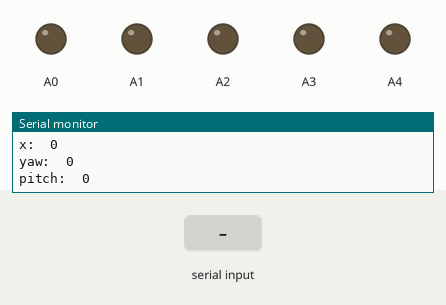
This sketch was run on a simulated Arduino Uno, built with avr-gcc and run on an emulated ATmega328P. Parts: output pins drawn as LEDs (lit = HIGH), the last lines printed to the serial monitor. Inputs (shaded band) come from the test bench.

Above: at 1.2 s.
1.3 s: "90:45:200\n" received over Serial
At 2.5 s:
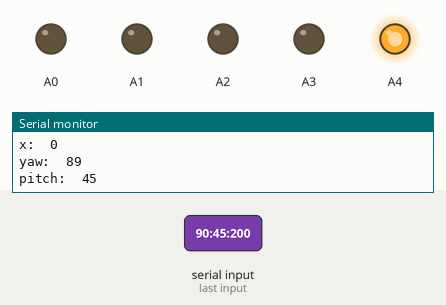
2.8 s: "30:150:10\n" received over Serial
At 4.0 s:
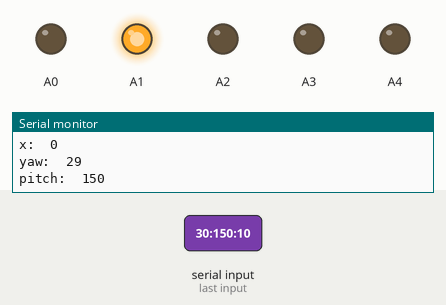
4.3 s: "90:45:200:10\n" received over Serial
At 4.7 s:
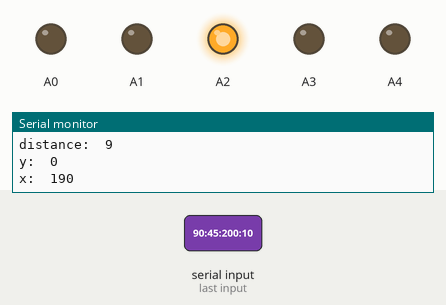
5.8 s: "30:150:10:200\n" received over Serial
At 6.5 s:
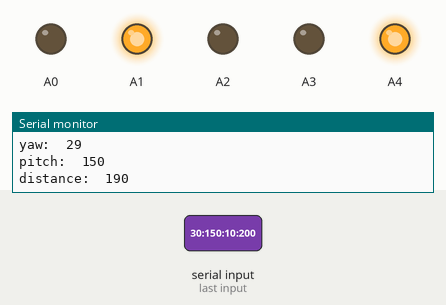
7.3 s: "30:150:10:200:45:90\n" received over Serial
At 8.5 s:
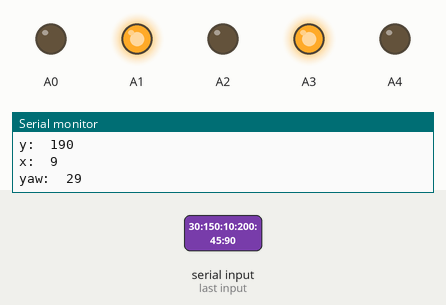
8.8 s: "1:90:45\n" received over Serial
At 10.2 s:
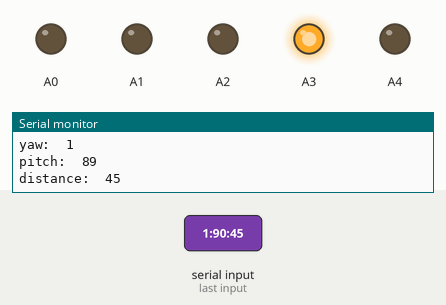
Timing chart, 0 to 11.3 s (numbered marks = the images above; inputs shaded):
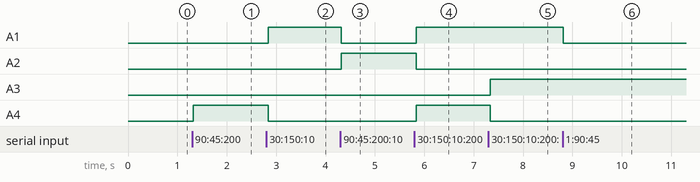

Measured:
- after the input at 1.3 s, A4: LOW → HIGH at once
- after the input at 2.8 s, A1: LOW → HIGH at once; A4: HIGH → LOW at once
- after the input at 4.3 s, A1: HIGH → LOW at once; A2: LOW → HIGH at once
- after the input at 5.8 s, A1, A4: LOW → HIGH at once; A2: HIGH → LOW at once
- after the input at 7.3 s, A3: LOW → HIGH at once; A4: HIGH → LOW at once
- after the input at 8.8 s, A1: HIGH → LOW at once

The sketch:

i2cCom_a.ino
```cpp
String incomingByte;   // for incoming serial data
int led = 11;
int bright;
int i2cInternalAddress = 0;
int fromRoboRio = 0;
String dat="0:0:0:0:0";

int distance=0;
int y=0;
int x=0;
int yaw=0;
int pitch=0;


int toInt(String recv){
  int tnum=0;
  for(int i=0;i<recv.length();i++){
    char rec=recv.charAt(i);
    int num=-1;
    switch(rec){
      case('1'):
      num=1;
      break;
      case('2'):
      num=2;
      break;
      case('3'):
      num=3;
      break;
      case('4'):
      num=4;
      break;
      case('5'):
      num=5;
      break;
      case('6'):
      num=6;
      break;
      case('7'):
      num=7;
      break;
      case('8'):
      num=8;
      break;
      case('9'):
      num=9;
      break;

    }
    //Serial.print("num=");
    //Serial.println(num*pow(float(10),float(recv.length()-(i+1))));
    if(tnum==-1)
      break;
    tnum+=num*pow(float(10),float(recv.length()-(i+1)));
  }
  if(tnum>=99)
    tnum++;
  return tnum;
}
String readData(){
  String str;
  if(Serial.available() > 0){
    str=Serial.readStringUntil('\n');
  }
  return str;
}
void readAndTrans(){
  //distance:x
  //yaw:pitch:x:y:distance
  if(Serial.available()>0){
    dat=readData();
    if(dat.indexOf(':')<0){
      distance=toInt(dat);
    }else{
      //distance=toInt(dat.substring(dat.indexOf(':')));
      //y=toInt(dat.substring(0,dat.indexOf(':')));
      String var="";
      int varn=0;
      for(int i=0;i<dat.length();i++){
        char at=dat.charAt(i);
        if(at==':'){

           switch(varn){
             case(0):
               yaw=toInt(var);
               break;
             case(1):
               pitch=toInt(var);
               break;
             case(2):
               x=toInt(var);
               break;
             case(3):
               y=toInt(var);
               break;
             case(4):
               distance=toInt(var);
               break;
           }
           varn++;
           var="";
        }else{
          var+=at;
        }
      }
      distance=toInt(var);
    }
  }
}
void setup()
{
  Serial.begin(9600);     // opens serial port, sets data rate to 9600 bps
  pinMode(A0,OUTPUT);
  pinMode(A1,OUTPUT);
  pinMode(A2,OUTPUT);
  pinMode(A3,OUTPUT);
}
void loop(){

  // read the incoming byte:
  readAndTrans();
  analogWrite(A0,yaw);
  analogWrite(A1,pitch);
  analogWrite(A2,x);
  analogWrite(A3,y);
  analogWrite(A4,distance);
  Serial.print("distance:\t");
  Serial.println(distance);
  Serial.print("y:\t");
  Serial.println(y);
  Serial.print("x:\t");
  Serial.println(x);
  Serial.print("yaw:\t");
  Serial.println(yaw);
  Serial.print("pitch:\t");
  Serial.println(pitch);
  //incomingByte.trim();

}
```
